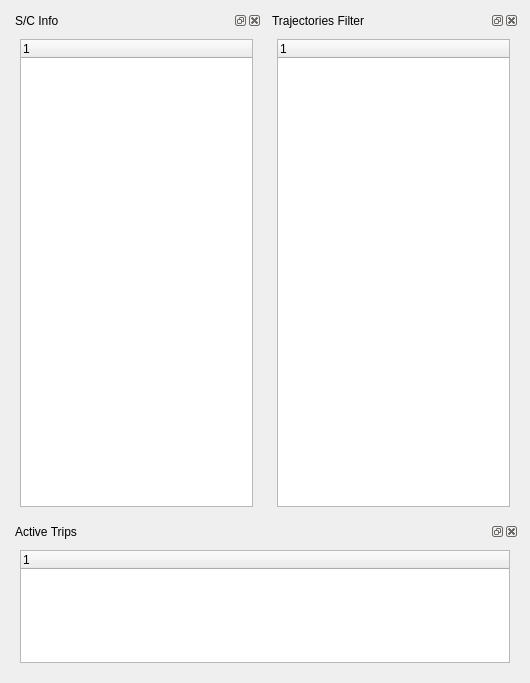
<?xml version="1.0" encoding="UTF-8"?>
<ui version="4.0">
 <class>sonet_canvas</class>
 <widget class="QWidget" name="sonet_canvas">
  <property name="geometry">
   <rect>
    <x>0</x>
    <y>0</y>
    <width>530</width>
    <height>683</height>
   </rect>
  </property>
  <property name="baseSize">
   <size>
    <width>0</width>
    <height>0</height>
   </size>
  </property>
  <property name="windowTitle">
   <string>SONet Mars Mission Viewer</string>
  </property>
  <layout class="QGridLayout" name="gridLayout">
   <item row="0" column="0">
    <widget class="QDockWidget" name="dockw_sc_info">
     <property name="minimumSize">
      <size>
       <width>119</width>
       <height>244</height>
      </size>
     </property>
     <property name="maximumSize">
      <size>
       <width>524287</width>
       <height>524287</height>
      </size>
     </property>
     <property name="baseSize">
      <size>
       <width>0</width>
       <height>0</height>
      </size>
     </property>
     <property name="windowTitle">
      <string>S/C Info</string>
     </property>
     <widget class="QWidget" name="dockw_sc_info_contentsw">
      <layout class="QVBoxLayout" name="verticalLayout_4">
       <item>
        <widget class="QTreeWidget" name="treeW_sc_info_filter">
         <column>
          <property name="text">
           <string notr="true">1</string>
          </property>
         </column>
        </widget>
       </item>
      </layout>
     </widget>
    </widget>
   </item>
   <item row="0" column="1">
    <widget class="QDockWidget" name="dockw_trajectories_filter">
     <property name="minimumSize">
      <size>
       <width>95</width>
       <height>117</height>
      </size>
     </property>
     <property name="maximumSize">
      <size>
       <width>524287</width>
       <height>524287</height>
      </size>
     </property>
     <property name="baseSize">
      <size>
       <width>0</width>
       <height>0</height>
      </size>
     </property>
     <property name="windowTitle">
      <string>Trajectories Filter</string>
     </property>
     <widget class="QWidget" name="dockw_trajectories_contentsw">
      <layout class="QVBoxLayout" name="verticalLayout_3">
       <item>
        <widget class="QTreeWidget" name="treeW_trajectories_filter">
         <column>
          <property name="text">
           <string notr="true">1</string>
          </property>
         </column>
        </widget>
       </item>
      </layout>
     </widget>
    </widget>
   </item>
   <item row="2" column="0" colspan="2">
    <widget class="QDockWidget" name="dockw_active_trips">
     <property name="maximumSize">
      <size>
       <width>524287</width>
       <height>150</height>
      </size>
     </property>
     <property name="allowedAreas">
      <set>Qt::AllDockWidgetAreas</set>
     </property>
     <property name="windowTitle">
      <string>Active Trips</string>
     </property>
     <widget class="QWidget" name="dockw_active_trips_contentsw">
      <layout class="QVBoxLayout" name="verticalLayout">
       <item>
        <widget class="QTreeWidget" name="treeW_active_trips">
         <property name="maximumSize">
          <size>
           <width>16777215</width>
           <height>150</height>
          </size>
         </property>
         <column>
          <property name="text">
           <string notr="true">1</string>
          </property>
         </column>
        </widget>
       </item>
      </layout>
     </widget>
    </widget>
   </item>
  </layout>
 </widget>
 <resources/>
 <connections/>
</ui>
